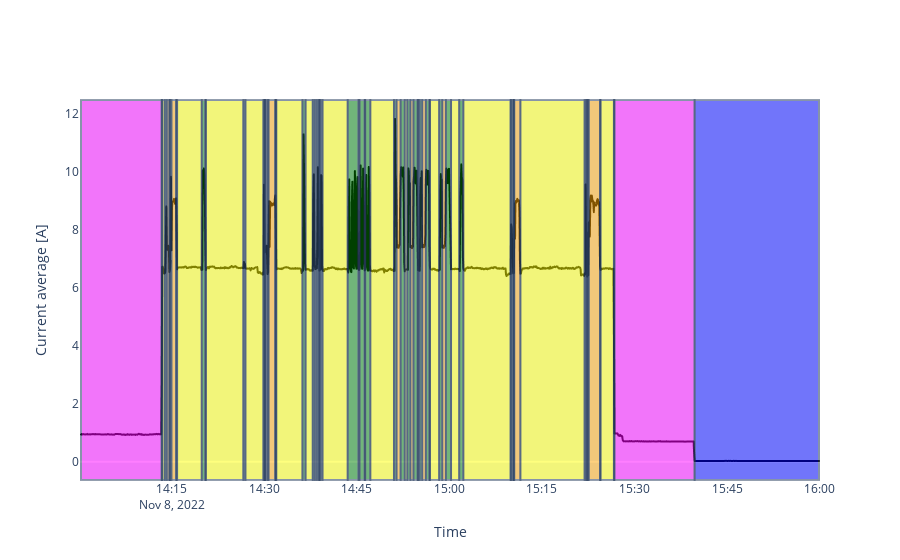

Source (notebook cell):
### Code cell
new_df = min_maxed.loc['2022-11-08 14:00:00':'2022-11-08 16:00:00']
new_df['colors'] = new_df['states'].map({0:'Off', 1: 'Mode-2', 2: 'Extra', 3: 'Mode-1', 4:'On', 5:'Moving',
                                         6: 'Extra1', 7: 'Extra2'})
color_map = {"Off": "blue", "Extra": "yellow", "On": "green", "Mode-1" : "magenta", "Mode-2": "orange", "Moving": "cyan",
             "Extra1": "black", "Extra2": "white"}

import plotly.express as px
import plotly.graph_objects as go

fig1 = px.line(new_df, x = 'Date', y = 'current')
fig1.update_traces(line=dict(color = 'black'))
fig2 = px.scatter(new_df, x = 'Date', y = 'Xacc', color='colors')
fig2.update_traces(marker=dict(size=4))
fig3 = go.Figure(data=fig1.data).update_layout(xaxis_title="Time", yaxis_title="Current average [A]")

#start background
start_mode = str(new_df.iloc[0]["colors"])
start_date = str(new_df.iloc[0]["Date"])

for index, row in new_df.iterrows():
    current_mode = row["colors"]
    if current_mode != start_mode:
        fig3.add_vrect(x0=start_date, x1=str(row["Date"]), fillcolor=color_map[start_mode], opacity=0.5)
        start_mode = row["colors"]
        start_date = str(row["Date"])

fig3.add_vrect(x0=start_date, x1=str(new_df.iloc[-1]["Date"]), fillcolor=color_map[start_mode], opacity=0.5)
fig3.update_layout(xaxis=dict(showgrid=False), yaxis=dict(showgrid=False))
#end background

fig3.show()

### Figure 1 — Plotly figure (JSON) as saved in the notebook; plotly's stock layout.template omitted (floating-point values rounded to 4 significant figures; data arrays with more than 128 entries replaced by an {"elided": "..."} marker saying what was removed)
{"data": [{"hovertemplate": "Date=%{x}<br>current=%{y}<extra></extra>", "legendgroup": "", "line": {"color": "black", "dash": "solid"}, "marker": {"symbol": "circle"}, "mode": "lines", "name": "", "showlegend": false, "type": "scattergl", "x": {"elided": "1434 str values"}, "xaxis": "x", "y": {"elided": "1434 float values"}, "yaxis": "y"}], "layout": {"shapes": [{"fillcolor": "magenta", "opacity": 0.5, "type": "rect", "x0": "2022-11-08 14:00:15", "x1": "2022-11-08 14:13:20", "xref": "x", "y0": 0, "y1": 1, "yref": "y domain"}, {"fillcolor": "green", "opacity": 0.5, "type": "rect", "x0": "2022-11-08 14:13:20", "x1": "2022-11-08 14:13:25", "xref": "x", "y0": 0, "y1": 1, "yref": "y domain"}, {"fillcolor": "yellow", "opacity": 0.5, "type": "rect", "x0": "2022-11-08 14:13:25", "x1": "2022-11-08 14:13:50", "xref": "x", "y0": 0, "y1": 1, "yref": "y domain"}, {"fillcolor": "green", "opacity": 0.5, "type": "rect", "x0": "2022-11-08 14:13:50", "x1": "2022-11-08 14:14:10", "xref": "x", "y0": 0, "y1": 1, "yref": "y domain"}, {"fillcolor": "orange", "opacity": 0.5, "type": "rect", "x0": "2022-11-08 14:14:10", "x1": "2022-11-08 14:14:35", "xref": "x", "y0": 0, "y1": 1, "yref": "y domain"}, {"fillcolor": "yellow", "opacity": 0.5, "type": "rect", "x0": "2022-11-08 14:14:35", "x1": "2022-11-08 14:14:40", "xref": "x", "y0": 0, "y1": 1, "yref": "y domain"}, {"fillcolor": "green", "opacity": 0.5, "type": "rect", "x0": "2022-11-08 14:14:40", "x1": "2022-11-08 14:14:55", "xref": "x", "y0": 0, "y1": 1, "yref": "y domain"}, {"fillcolor": "orange", "opacity": 0.5, "type": "rect", "x0": "2022-11-08 14:14:55", "x1": "2022-11-08 14:15:40", "xref": "x", "y0": 0, "y1": 1, "yref": "y domain"}, {"fillcolor": "green", "opacity": 0.5, "type": "rect", "x0": "2022-11-08 14:15:40", "x1": "2022-11-08 14:15:50", "xref": "x", "y0": 0, "y1": 1, "yref": "y domain"}, {"fillcolor": "yellow", "opacity": 0.5, "type": "rect", "x0": "2022-11-08 14:15:50", "x1": "2022-11-08 14:19:50", "xref": "x", "y0": 0, "y1": 1, "yref": "y domain"}, {"fillcolor": "green", "opacity": 0.5, "type": "rect", "x0": "2022-11-08 14:19:50", "x1": "2022-11-08 14:20:25", "xref": "x", "y0": 0, "y1": 1, "yref": "y domain"}, {"fillcolor": "orange", "opacity": 0.5, "type": "rect", "x0": "2022-11-08 14:20:25", "x1": "2022-11-08 14:20:30", "xref": "x", "y0": 0, "y1": 1, "yref": "y domain"}, {"fillcolor": "yellow", "opacity": 0.5, "type": "rect", "x0": "2022-11-08 14:20:30", "x1": "2022-11-08 14:26:35", "xref": "x", "y0": 0, "y1": 1, "yref": "y domain"}, {"fillcolor": "green", "opacity": 0.5, "type": "rect", "x0": "2022-11-08 14:26:35", "x1": "2022-11-08 14:26:55", "xref": "x", "y0": 0, "y1": 1, "yref": "y domain"}, {"fillcolor": "yellow", "opacity": 0.5, "type": "rect", "x0": "2022-11-08 14:26:55", "x1": "2022-11-08 14:29:50", "xref": "x", "y0": 0, "y1": 1, "yref": "y domain"}, {"fillcolor": "green", "opacity": 0.5, "type": "rect", "x0": "2022-11-08 14:29:50", "x1": "2022-11-08 14:30:00", "xref": "x", "y0": 0, "y1": 1, "yref": "y domain"}, {"fillcolor": "orange", "opacity": 0.5, "type": "rect", "x0": "2022-11-08 14:30:00", "x1": "2022-11-08 14:30:05", "xref": "x", "y0": 0, "y1": 1, "yref": "y domain"}, {"fillcolor": "green", "opacity": 0.5, "type": "rect", "x0": "2022-11-08 14:30:05", "x1": "2022-11-08 14:30:10", "xref": "x", "y0": 0, "y1": 1, "yref": "y domain"}, {"fillcolor": "orange", "opacity": 0.5, "type": "rect", "x0": "2022-11-08 14:30:10", "x1": "2022-11-08 14:30:30", "xref": "x", "y0": 0, "y1": 1, "yref": "y domain"}, {"fillcolor": "green", "opacity": 0.5, "type": "rect", "x0": "2022-11-08 14:30:30", "x1": "2022-11-08 14:30:40", "xref": "x", "y0": 0, "y1": 1, "yref": "y domain"}, {"fillcolor": "orange", "opacity": 0.5, "type": "rect", "x0": "2022-11-08 14:30:40", "x1": "2022-11-08 14:31:45", "xref": "x", "y0": 0, "y1": 1, "yref": "y domain"}, {"fillcolor": "green", "opacity": 0.5, "type": "rect", "x0": "2022-11-08 14:31:45", "x1": "2022-11-08 14:31:50", "xref": "x", "y0": 0, "y1": 1, "yref": "y domain"}, {"fillcolor": "orange", "opacity": 0.5, "type": "rect", "x0": "2022-11-08 14:31:50", "x1": "2022-11-08 14:31:55", "xref": "x", "y0": 0, "y1": 1, "yref": "y domain"}, {"fillcolor": "yellow", "opacity": 0.5, "type": "rect", "x0": "2022-11-08 14:31:55", "x1": "2022-11-08 14:36:10", "xref": "x", "y0": 0, "y1": 1, "yref": "y domain"}, {"fillcolor": "green", "opacity": 0.5, "type": "rect", "x0": "2022-11-08 14:36:10", "x1": "2022-11-08 14:36:40", "xref": "x", "y0": 0, "y1": 1, "yref": "y domain"}, {"fillcolor": "yellow", "opacity": 0.5, "type": "rect", "x0": "2022-11-08 14:36:40", "x1": "2022-11-08 14:37:50", "xref": "x", "y0": 0, "y1": 1, "yref": "y domain"}, {"fillcolor": "green", "opacity": 0.5, "type": "rect", "x0": "2022-11-08 14:37:50", "x1": "2022-11-08 14:38:10", "xref": "x", "y0": 0, "y1": 1, "yref": "y domain"}, {"fillcolor": "yellow", "opacity": 0.5, "type": "rect", "x0": "2022-11-08 14:38:10", "x1": "2022-11-08 14:38:30", "xref": "x", "y0": 0, "y1": 1, "yref": "y domain"}, {"fillcolor": "green", "opacity": 0.5, "type": "rect", "x0": "2022-11-08 14:38:30", "x1": "2022-11-08 14:38:50", "xref": "x", "y0": 0, "y1": 1, "yref": "y domain"}, {"fillcolor": "orange", "opacity": 0.5, "type": "rect", "x0": "2022-11-08 14:38:50", "x1": "2022-11-08 14:38:55", "xref": "x", "y0": 0, "y1": 1, "yref": "y domain"}, {"fillcolor": "yellow", "opacity": 0.5, "type": "rect", "x0": "2022-11-08 14:38:55", "x1": "2022-11-08 14:39:05", "xref": "x", "y0": 0, "y1": 1, "yref": "y domain"}, {"fillcolor": "green", "opacity": 0.5, "type": "rect", "x0": "2022-11-08 14:39:05", "x1": "2022-11-08 14:39:25", "xref": "x", "y0": 0, "y1": 1, "yref": "y domain"}, {"fillcolor": "yellow", "opacity": 0.5, "type": "rect", "x0": "2022-11-08 14:39:25", "x1": "2022-11-08 14:43:30", "xref": "x", "y0": 0, "y1": 1, "yref": "y domain"}, {"fillcolor": "green", "opacity": 0.5, "type": "rect", "x0": "2022-11-08 14:43:30", "x1": "2022-11-08 14:45:15", "xref": "x", "y0": 0, "y1": 1, "yref": "y domain"}, {"fillcolor": "yellow", "opacity": 0.5, "type": "rect", "x0": "2022-11-08 14:45:15", "x1": "2022-11-08 14:45:25", "xref": "x", "y0": 0, "y1": 1, "yref": "y domain"}, {"fillcolor": "green", "opacity": 0.5, "type": "rect", "x0": "2022-11-08 14:45:25", "x1": "2022-11-08 14:46:15", "xref": "x", "y0": 0, "y1": 1, "yref": "y domain"}, {"fillcolor": "yellow", "opacity": 0.5, "type": "rect", "x0": "2022-11-08 14:46:15", "x1": "2022-11-08 14:46:20", "xref": "x", "y0": 0, "y1": 1, "yref": "y domain"}, {"fillcolor": "green", "opacity": 0.5, "type": "rect", "x0": "2022-11-08 14:46:20", "x1": "2022-11-08 14:47:10", "xref": "x", "y0": 0, "y1": 1, "yref": "y domain"}, {"fillcolor": "yellow", "opacity": 0.5, "type": "rect", "x0": "2022-11-08 14:47:10", "x1": "2022-11-08 14:51:00", "xref": "x", "y0": 0, "y1": 1, "yref": "y domain"}, {"fillcolor": "green", "opacity": 0.5, "type": "rect", "x0": "2022-11-08 14:51:00", "x1": "2022-11-08 14:51:25", "xref": "x", "y0": 0, "y1": 1, "yref": "y domain"}, {"fillcolor": "orange", "opacity": 0.5, "type": "rect", "x0": "2022-11-08 14:51:25", "x1": "2022-11-08 14:52:05", "xref": "x", "y0": 0, "y1": 1, "yref": "y domain"}, {"fillcolor": "green", "opacity": 0.5, "type": "rect", "x0": "2022-11-08 14:52:05", "x1": "2022-11-08 14:52:45", "xref": "x", "y0": 0, "y1": 1, "yref": "y domain"}, {"fillcolor": "yellow", "opacity": 0.5, "type": "rect", "x0": "2022-11-08 14:52:45", "x1": "2022-11-08 14:53:10", "xref": "x", "y0": 0, "y1": 1, "yref": "y domain"}, {"fillcolor": "green", "opacity": 0.5, "type": "rect", "x0": "2022-11-08 14:53:10", "x1": "2022-11-08 14:53:40", "xref": "x", "y0": 0, "y1": 1, "yref": "y domain"}, {"fillcolor": "orange", "opacity": 0.5, "type": "rect", "x0": "2022-11-08 14:53:40", "x1": "2022-11-08 14:54:10", "xref": "x", "y0": 0, "y1": 1, "yref": "y domain"}, {"fillcolor": "green", "opacity": 0.5, "type": "rect", "x0": "2022-11-08 14:54:10", "x1": "2022-11-08 14:54:50", "xref": "x", "y0": 0, "y1": 1, "yref": "y domain"}, {"fillcolor": "orange", "opacity": 0.5, "type": "rect", "x0": "2022-11-08 14:54:50", "x1": "2022-11-08 14:54:55", "xref": "x", "y0": 0, "y1": 1, "yref": "y domain"}, {"fillcolor": "yellow", "opacity": 0.5, "type": "rect", "x0": "2022-11-08 14:54:55", "x1": "2022-11-08 14:55:10", "xref": "x", "y0": 0, "y1": 1, "yref": "y domain"}, {"fillcolor": "green", "opacity": 0.5, "type": "rect", "x0": "2022-11-08 14:55:10", "x1": "2022-11-08 14:55:35", "xref": "x", "y0": 0, "y1": 1, "yref": "y domain"}, {"fillcolor": "orange", "opacity": 0.5, "type": "rect", "x0": "2022-11-08 14:55:35", "x1": "2022-11-08 14:56:10", "xref": "x", "y0": 0, "y1": 1, "yref": "y domain"}, {"fillcolor": "green", "opacity": 0.5, "type": "rect", "x0": "2022-11-08 14:56:10", "x1": "2022-11-08 14:56:45", "xref": "x", "y0": 0, "y1": 1, "yref": "y domain"}, {"fillcolor": "orange", "opacity": 0.5, "type": "rect", "x0": "2022-11-08 14:56:45", "x1": "2022-11-08 14:56:50", "xref": "x", "y0": 0, "y1": 1, "yref": "y domain"}, {"fillcolor": "yellow", "opacity": 0.5, "type": "rect", "x0": "2022-11-08 14:56:50", "x1": "2022-11-08 14:58:20", "xref": "x", "y0": 0, "y1": 1, "yref": "y domain"}, {"fillcolor": "green", "opacity": 0.5, "type": "rect", "x0": "2022-11-08 14:58:20", "x1": "2022-11-08 14:58:50", "xref": "x", "y0": 0, "y1": 1, "yref": "y domain"}, {"fillcolor": "orange", "opacity": 0.5, "type": "rect", "x0": "2022-11-08 14:58:50", "x1": "2022-11-08 14:59:25", "xref": "x", "y0": 0, "y1": 1, "yref": "y domain"}, {"fillcolor": "green", "opacity": 0.5, "type": "rect", "x0": "2022-11-08 14:59:25", "x1": "2022-11-08 15:00:15", "xref": "x", "y0": 0, "y1": 1, "yref": "y domain"}, {"fillcolor": "yellow", "opacity": 0.5, "type": "rect", "x0": "2022-11-08 15:00:15", "x1": "2022-11-08 15:01:35", "xref": "x", "y0": 0, "y1": 1, "yref": "y domain"}, {"fillcolor": "green", "opacity": 0.5, "type": "rect", "x0": "2022-11-08 15:01:35", "x1": "2022-11-08 15:02:15", "xref": "x", "y0": 0, "y1": 1, "yref": "y domain"}, {"fillcolor": "yellow", "opacity": 0.5, "type": "rect", "x0": "2022-11-08 15:02:15", "x1": "2022-11-08 15:09:55", "xref": "x", "y0": 0, "y1": 1, "yref": "y domain"}, {"fillcolor": "green", "opacity": 0.5, "type": "rect", "x0": "2022-11-08 15:09:55", "x1": "2022-11-08 15:10:00", "xref": "x", "y0": 0, "y1": 1, "yref": "y domain"}, {"fillcolor": "orange", "opacity": 0.5, "type": "rect", "x0": "2022-11-08 15:10:00", "x1": "2022-11-08 15:10:20", "xref": "x", "y0": 0, "y1": 1, "yref": "y domain"}, {"fillcolor": "yellow", "opacity": 0.5, "type": "rect", "x0": "2022-11-08 15:10:20", "x1": "2022-11-08 15:10:25", "xref": "x", "y0": 0, "y1": 1, "yref": "y domain"}, {"fillcolor": "green", "opacity": 0.5, "type": "rect", "x0": "2022-11-08 15:10:25", "x1": "2022-11-08 15:10:30", "xref": "x", "y0": 0, "y1": 1, "yref": "y domain"}, {"fillcolor": "orange", "opacity": 0.5, "type": "rect", "x0": "2022-11-08 15:10:30", "x1": "2022-11-08 15:11:30", "xref": "x", "y0": 0, "y1": 1, "yref": "y domain"}, {"fillcolor": "yellow", "opacity": 0.5, "type": "rect", "x0": "2022-11-08 15:11:30", "x1": "2022-11-08 15:21:55", "xref": "x", "y0": 0, "y1": 1, "yref": "y domain"}, {"fillcolor": "green", "opacity": 0.5, "type": "rect", "x0": "2022-11-08 15:21:55", "x1": "2022-11-08 15:22:10", "xref": "x", "y0": 0, "y1": 1, "yref": "y domain"}, {"fillcolor": "orange", "opacity": 0.5, "type": "rect", "x0": "2022-11-08 15:22:10", "x1": "2022-11-08 15:22:20", "xref": "x", "y0": 0, "y1": 1, "yref": "y domain"}, {"fillcolor": "yellow", "opacity": 0.5, "type": "rect", "x0": "2022-11-08 15:22:20", "x1": "2022-11-08 15:22:25", "xref": "x", "y0": 0, "y1": 1, "yref": "y domain"}, {"fillcolor": "green", "opacity": 0.5, "type": "rect", "x0": "2022-11-08 15:22:25", "x1": "2022-11-08 15:22:35", "xref": "x", "y0": 0, "y1": 1, "yref": "y domain"}, {"fillcolor": "orange", "opacity": 0.5, "type": "rect", "x0": "2022-11-08 15:22:35", "x1": "2022-11-08 15:24:25", "xref": "x", "y0": 0, "y1": 1, "yref": "y domain"}, {"fillcolor": "green", "opacity": 0.5, "type": "rect", "x0": "2022-11-08 15:24:25", "x1": "2022-11-08 15:24:30", "xref": "x", "y0": 0, "y1": 1, "yref": "y domain"}, {"fillcolor": "yellow", "opacity": 0.5, "type": "rect", "x0": "2022-11-08 15:24:30", "x1": "2022-11-08 15:26:40", "xref": "x", "y0": 0, "y1": 1, "yref": "y domain"}, {"fillcolor": "green", "opacity": 0.5, "type": "rect", "x0": "2022-11-08 15:26:40", "x1": "2022-11-08 15:26:45", "xref": "x", "y0": 0, "y1": 1, "yref": "y domain"}, {"fillcolor": "magenta", "opacity": 0.5, "type": "rect", "x0": "2022-11-08 15:26:45", "x1": "2022-11-08 15:39:45", "xref": "x", "y0": 0, "y1": 1, "yref": "y domain"}, {"fillcolor": "blue", "opacity": 0.5, "type": "rect", "x0": "2022-11-08 15:39:45", "x1": "2022-11-08 15:59:55", "xref": "x", "y0": 0, "y1": 1, "yref": "y domain"}], "xaxis": {"showgrid": false, "title": {"text": "Time"}}, "yaxis": {"showgrid": false, "title": {"text": "Current average [A]"}}}}
